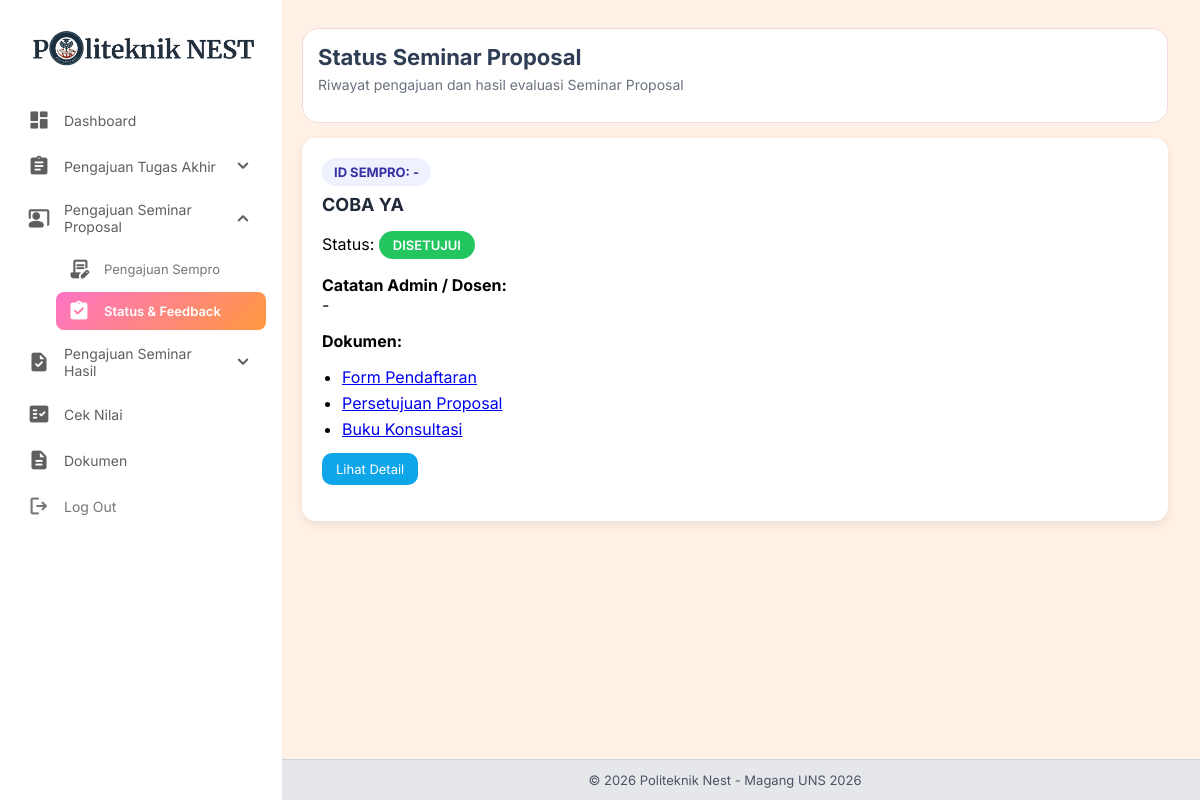
/mahasiswa/sempro/status.php (signed in), run on the app's committed database.
### tables this page shows
CREATE TABLE `pengajuan_sempro` (
  `id` int NOT NULL,
  `mahasiswa_id` int NOT NULL,
  `pengajuan_ta_id` int NOT NULL,
  `file_pendaftaran` varchar(255) NOT NULL,
  `file_persetujuan` varchar(255) NOT NULL,
  `file_buku_konsultasi` varchar(255) NOT NULL,
  `status` enum('diajukan','disetujui','revisi','ditolak') DEFAULT 'diajukan',
  `catatan` text,
  `created_at` timestamp NULL DEFAULT CURRENT_TIMESTAMP,
  `status_file_pendaftaran` varchar(20) DEFAULT 'proses',
  `catatan_file_pendaftaran` text,
  `status_file_persetujuan` varchar(20) DEFAULT 'proses',
  `catatan_file_persetujuan` text,
  `status_file_buku_konsultasi` varchar(20) DEFAULT 'proses',
  `catatan_file_buku_konsultasi` text,
  `tanggal_sempro` date DEFAULT NULL,
  `jam_sempro` time DEFAULT NULL,
  `ruangan_sempro` varchar(100) DEFAULT NULL
);

CREATE TABLE `pengajuan_ta` (
  `id` int NOT NULL,
  `mahasiswa_id` int NOT NULL,
  `judul_ta` varchar(255) NOT NULL,
  `bukti_pembayaran` varchar(255) DEFAULT NULL,
  `formulir_pendaftaran` varchar(255) DEFAULT NULL,
  `transkrip_nilai` varchar(255) DEFAULT NULL,
  `bukti_magang` varchar(255) DEFAULT NULL,
  `status` enum('proses','revisi','ditolak','disetujui') DEFAULT 'proses',
  `catatan_admin` text,
  `created_at` timestamp NULL DEFAULT CURRENT_TIMESTAMP,
  `status_bukti_pembayaran` enum('proses','revisi','ditolak','disetujui') DEFAULT 'proses',
  `catatan_bukti_pembayaran` text,
  `status_formulir_pendaftaran` enum('proses','revisi','ditolak','disetujui') DEFAULT 'proses',
  `catatan_formulir_pendaftaran` text,
  `status_transkrip_nilai` enum('proses','revisi','ditolak','disetujui') DEFAULT 'proses',
  `catatan_transkrip_nilai` text,
  `status_bukti_magang` enum('proses','revisi','ditolak','disetujui') DEFAULT 'proses',
  `catatan_bukti_magang` text
);

### mahasiswa/sempro/status.php (the view, shortened to what this page needs)
<?php
require "../../config/connection.php";
$stmt = $pdo->prepare("
    SELECT s.*, p.judul_ta
    FROM pengajuan_sempro s
    JOIN pengajuan_ta p ON s.pengajuan_ta_id = p.id
    WHERE s.mahasiswa_id = ?
    ORDER BY s.created_at DESC
");
$stmt->execute([$_SESSION['user']['id']]);
$sempro_list = $stmt->fetchAll(PDO::FETCH_ASSOC);
$file_map = [
    'file_pendaftaran' => [
        'label'  => 'Form Pendaftaran',
        'status' => 'status_file_pendaftaran'
    ],
    'file_persetujuan' => [
        'label'  => 'Persetujuan Proposal',
        'status' => 'status_file_persetujuan'
    ],
    'file_buku_konsultasi' => [
        'label'  => 'Buku Konsultasi',
        'status' => 'status_file_buku_konsultasi'
    ],
];
?>
<!DOCTYPE html>
<html lang="id">
<head>
</head>
<body>
<?php include "../sidebar.php"; ?>
<div class="main-content">
    <div class="dashboard-header">
        <h1>Status Seminar Proposal</h1>
        <p>Riwayat pengajuan dan hasil evaluasi Seminar Proposal</p>
    </div>
    <?php if ($sempro_list): ?>
        <?php foreach ($sempro_list as $data): ?>
            <?php $status_class = 'status-' . strtolower($data['status']); ?>
            <div class="card">
                <div class="id-sempro">
                    ID SEMPRO: <?= htmlspecialchars($data['id_sempro'] ?? '-') ?>
                </div>
                <h3><?= htmlspecialchars($data['judul_ta']) ?></h3>
                <p>
                    Status:
                    <span class="status <?= $status_class ?>">
                        <?= strtoupper($data['status']) ?>
                    </span>
                </p>
                <p>
                    <b>Catatan Admin / Dosen:</b><br>
                    <?= htmlspecialchars($data['catatan'] ?? '-') ?>
                </p>
                <p><b>Dokumen:</b></p>
                <ul class="files">
                    <?php foreach ($file_map as $field => $info): ?>
                        <?php if (!empty($data[$field])): ?>
                            <li>
                                <a href="../../uploads/sempro/<?= htmlspecialchars($data[$field]) ?>" target="_blank">
                                    <?= $info['label'] ?>
                                </a>
                            </li>
                        <?php endif; ?>
                    <?php endforeach; ?>
                </ul>
                <p style="margin-top:14px;">
                    <a href="detail.php?id=<?= $data['id'] ?>" class="button">
                        Lihat Detail
                    </a>
                </p>
            </div>
        <?php endforeach; ?>
    <?php endif; ?>
</div>
</body>
</html>

### mahasiswa/sempro/status.php (style rules this page uses)
.card { background:#fff; padding:20px; border-radius:14px; box-shadow:0 4px 10px rgba(0,0,0,.08); margin-bottom:20px; }
.card h3 { margin:0 0 10px; font-size:18px; color:#1f2937; }
.id-sempro { background:#eef2ff; color:#3730a3; padding:6px 12px; border-radius:999px; font-size:13px; font-weight:700; display:inline-block; margin-bottom:8px; }
.status { display:inline-block; padding:6px 14px; border-radius:999px; font-size:13px; font-weight:600; color:#fff; }
.status-disetujui { background:#22c55e; }
a.button { display:inline-block; padding:8px 14px; background:#0ea5e9; color:#fff; border-radius:10px; text-decoration:none; font-size:13px; margin-right:6px; }
ul.files { margin:6px 0 0 20px; padding:0; }
ul.files li { margin-bottom:6px; }

### mahasiswa/sidebar.php (style rules this page uses)
:root { --pink: #FF74C7; --orange: #FF983D; --gradient: linear-gradient(135deg, #FF74C7, #FF983D); }
body { background-color: #FFF1E5; font-family: 'Inter', sans-serif !important; margin: 0; }
.main-content { margin-left: 270px; padding: 28px 32px; margin-bottom: 60px; }
.dashboard-header { background: #ffffff; border-radius: 16px; padding: 15px; margin-bottom: 15px; border: 1px solid #f1dcdc; }
.dashboard-header h1 { margin: 0; font-size: 22px; font-weight: 700; color: #2f3e55; }
.dashboard-header p { margin-top: 6px; font-size: 14px; color: #6b7280; }

### mahasiswa/footer.php (style rules this page uses)
:root { --pink: #FF74C7; --orange: #FF983D; --gradient: linear-gradient(135deg, #FF74C7, #FF983D); }

### data on the page
pengajuan_sempro: id_sempro "-", pengajuan_ta.judul_ta "COBA YA", status "DISETUJUI", catatan "-", label "Form Pendaftaran", label "Persetujuan Proposal", label "Buku Konsultasi"
